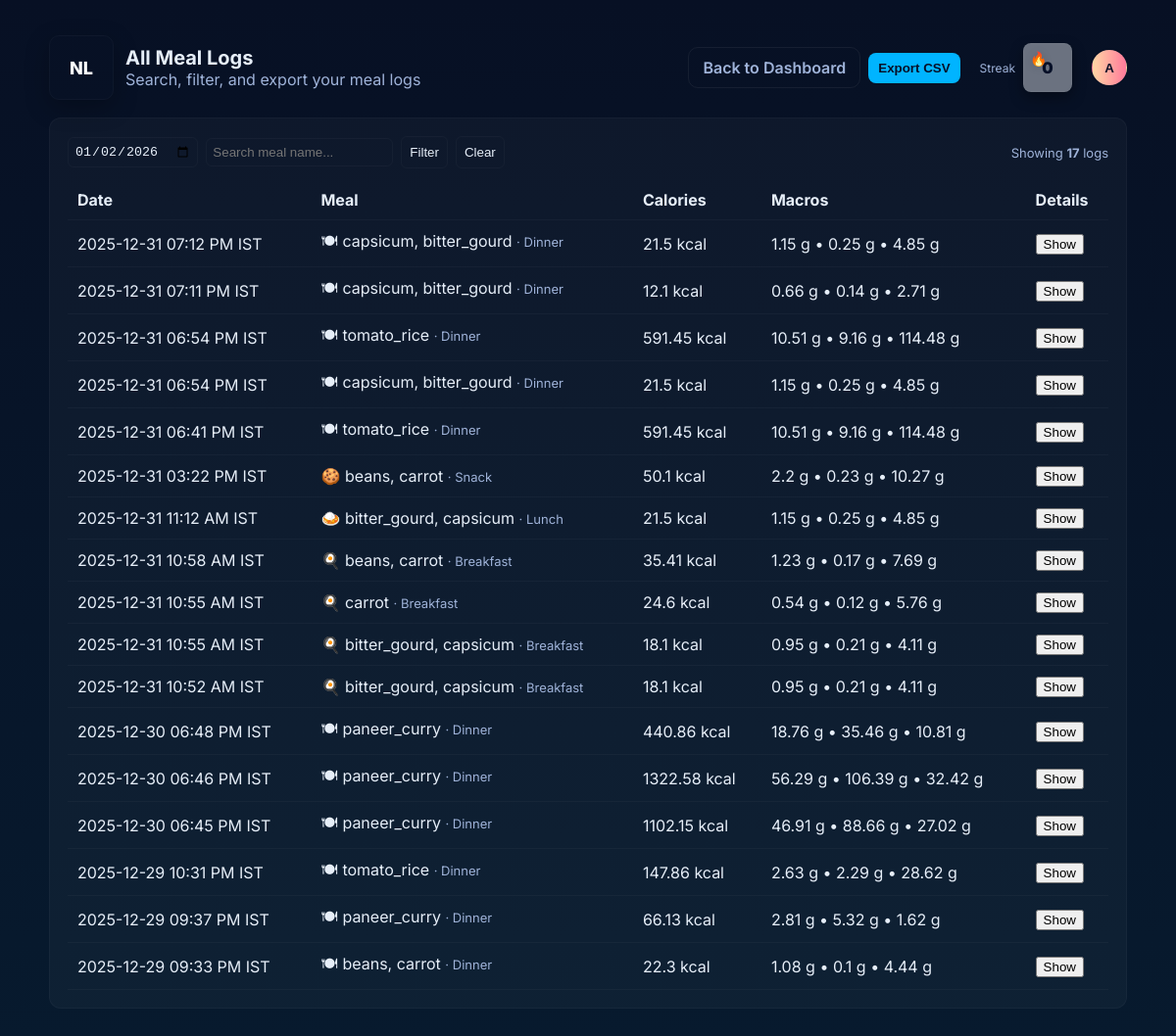
The app's page /analytics/logs/ (signed in), older data.
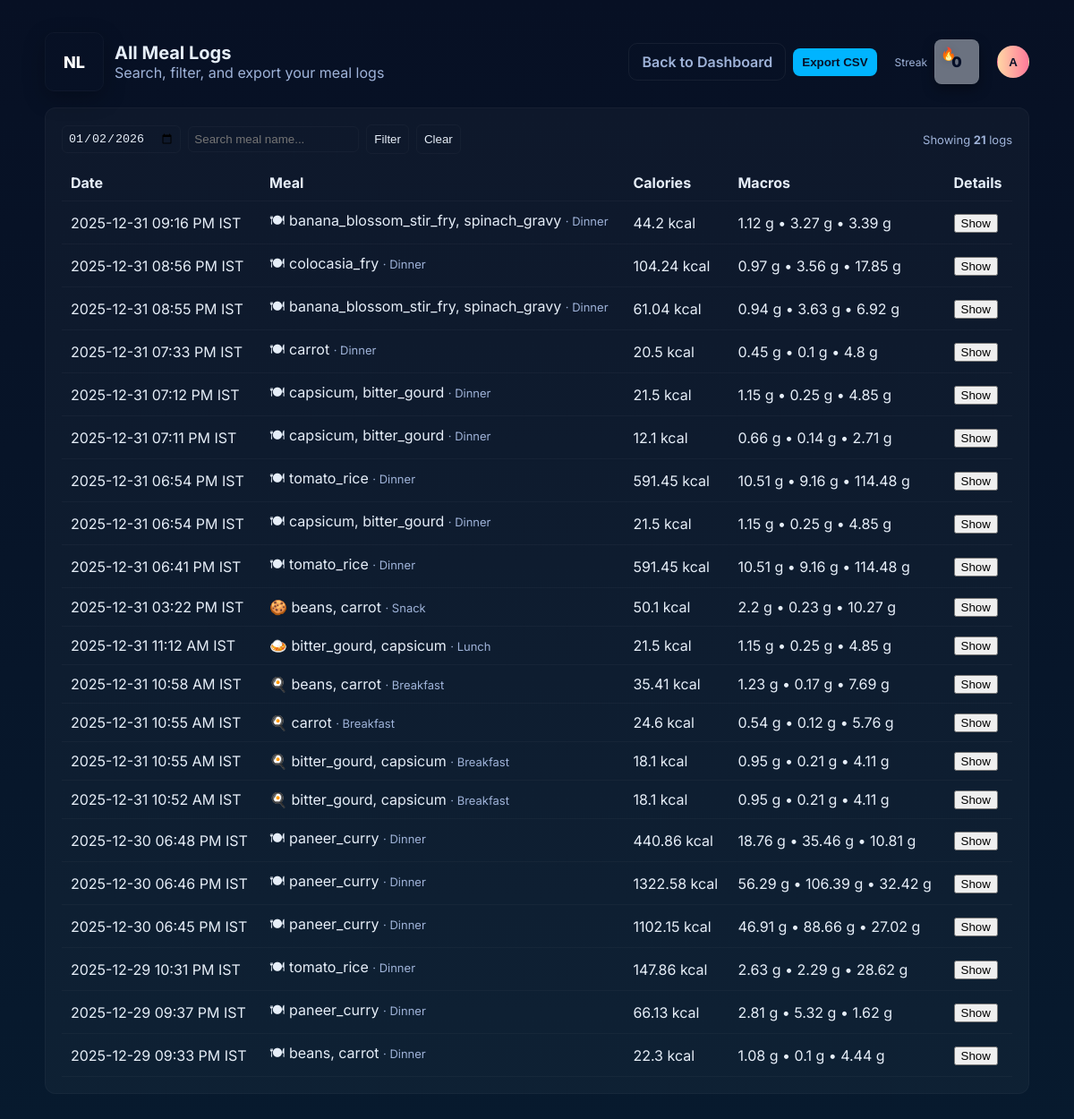
The same page, newer data.
### app/models.py (models this page shows, shortened)
class MealLog(models.Model):
    user = models.ForeignKey(User, on_delete=models.CASCADE)
    meal_name = models.CharField(max_length=100)
    meal_type = models.CharField(max_length=20, default='Other')
    calories = models.FloatField()
    protein_g = models.FloatField()
    fat_g = models.FloatField()
    carbs_g = models.FloatField()
    fiber_g = models.FloatField()
    items_json = models.TextField(null=True, blank=True)
    created_at = models.DateTimeField(auto_now_add=True)
    running_calories = models.FloatField(default=0)
    day_goal_achieved = models.BooleanField(default=False)

### app/views.py (the view, shortened to what this page needs)
# urls.py: path('analytics/logs/', analytics_logs, name='analytics_logs'),
@login_required
def analytics_logs(request):
    tz = ZoneInfo('Asia/Kolkata')
    qdate = request.GET.get('date')
    logs_qs = list(MealLog.objects.filter(user=request.user).order_by('-created_at'))
    IST = ZoneInfo('Asia/Kolkata')
    UTC = ZoneInfo('UTC')
    for _l in logs_qs:
        try:
            dt = _l.created_at
            if timezone.is_naive(dt):
                dt = timezone.make_aware(dt, UTC)
            _l.local_created = dt.astimezone(IST)
        except Exception:
            _l.local_created = _l.created_at
        try:
            hh = _l.local_created.hour
            if 4 <= hh < 11:
                _l.computed_type = 'Breakfast'
            elif 11 <= hh < 15:
                _l.computed_type = 'Lunch'
            elif 15 <= hh < 18:
                _l.computed_type = 'Snack'
            elif 18 <= hh < 23:
                _l.computed_type = 'Dinner'
            else:
                _l.computed_type = 'Other'
        except Exception:
            _l.computed_type = getattr(_l, 'meal_type', 'Other') or 'Other'
        _l.computed_icon = {'Breakfast':'🍳','Lunch':'🍛','Dinner':'🍽','Snack':'🍪','Other':'🍽'}.get(_l.computed_type, '🍽')
    return render(request, 'analytics_logs.html', {'logs': logs_qs, 'now': timezone.localtime(now(), tz)})

### app/context_processors.py (called while the page is built)
def streak(request):
    if not request.user or not request.user.is_authenticated:
        return {}
    days = 365
    series = date_range_series(request.user, days=days)
    active_dates = {s['date'].isoformat() for s in series if s['calories'] > 0}
    today = timezone.localtime(timezone.now(), TZ).date()
    streak_count = 0
    for i in range(days):
        d = (today - timezone.timedelta(days=i)).isoformat()
        if d in active_dates:
            streak_count += 1
        else:
            break
    if streak_count >= 30:
        color = '#ff7a00'  # blazing orange
    elif streak_count >= 7:
        color = '#ffb347'  # warm orange
    elif streak_count > 0:
        color = '#ffd1a4'  # light orange
    else:
        color = '#6b7280'  # gray (no streak)
    return {'streak': {'count': streak_count, 'color': color}, 'streak_date': today.isoformat()}

### templates/analytics_logs.html (shortened to what this page needs)
<!DOCTYPE html>
<html lang="en">
<head>
    {% load tz %}
    {% include 'partials/simple_animations_head.html' %}
</head>
<body>
<div class="container">
    <div class="header">
        <div style="display:flex;align-items:center;gap:12px">
            <div class="logo hover-lift" tabindex="0"><div class="logo-fallback" style="display:none;align-items:center;justify-content:center;width:100%;height:100%;font-weight:800;color:#fff">NL</div></div>
            <div>
                <div class="title">All Meal Logs</div>
                <div class="muted">Search, filter, and export your meal logs</div>
            </div>
        </div>
        <div class="controls">
            <a href="/" class="muted-btn" style="text-decoration: none;">Back to Dashboard</a>
            <button id="exportCsv" style="padding:8px 10px;border-radius:8px;border:none;background:#00b4ff;color:#071028;font-weight:700;cursor:pointer">Export CSV</button>
            {% if user.is_authenticated %}
            <div style="margin-left:12px;display:flex;align-items:center;gap:8px">
                <div style="font-size:12px;color:#9fb3d9">Streak</div>
                <a href="/analytics/logs/" style="text-decoration:none">
                    <div class="streak-badge hover-lift" tabindex="0" data-count="{{ streak.count }}" data-color="{{ streak.color }}" role="img" aria-label="{{ streak.count }} day streak">
                        <span class="streak-fire">🔥</span>
                        <span class="streak-num">{{ streak.count }}</span>
                    </div>
                </a>
            </div>
            <div style="margin-left:12px" class="profile-menu">
                <button id="profileBtn" class="profile-avatar hover-lift" tabindex="0" aria-haspopup="true" aria-expanded="false" title="{{ user.username }}">
                    <span class="initial">{{ user.username|slice:":1"|upper }}</span>
                </button>
            </div>
            {% endif %}
        </div>
    </div>
    <div style="margin-top:18px" class="card">
        <div style="display:flex;justify-content:space-between;align-items:center">
            <div style="display:flex;gap:8px;align-items:center;">
                <input id="filterDate" type="date" style="background:transparent;border:1px solid rgba(255,255,255,0.03);color:#e6eef8;padding:6px;border-radius:6px" value="{{ now|date:'Y-m-d' }}">
                <input id="q" placeholder="Search meal name..." style="background:transparent;border:1px solid rgba(255,255,255,0.03);color:#e6eef8;padding:6px;border-radius:6px">
                <button onclick="applyFilters()" style="padding:8px;border-radius:6px;border:1px solid rgba(255,255,255,0.03);background:transparent;color:#e6eef8;">Filter</button>
                <button onclick="clearFilters()" style="padding:8px;border-radius:6px;border:1px solid rgba(255,255,255,0.03);background:transparent;color:#e6eef8;">Clear</button>
            </div>
            <div class="muted-small">Showing <strong id="count">{{ logs|length }}</strong> logs</div>
        </div>
        <table id="logsTable">
            <thead>
                <tr><th>Date</th><th>Meal</th><th>Calories</th><th>Macros</th><th>Details</th></tr>
            </thead>
            <tbody>
                {% for log in logs %}
                <tr data-log-date="{{ log.local_created|date:'Y-m-d' }}" data-meal-name="{{ log.meal_name|lower }}">
                    <td>{{ log.created_at|timezone:'Asia/Kolkata'|date:'Y-m-d h:i A T' }}</td>
                    <td>{{ log.computed_icon }} {{ log.meal_name }} <span class="muted-small">· {{ log.computed_type }}</span></td>
                    <td>{{ log.calories }} kcal</td>
                    <td>{{ log.protein_g }} g • {{ log.fat_g }} g • {{ log.carbs_g }} g</td>
                    <td><button class="showItems">Show</button></td>
                </tr>
                {% empty %}
                <tr><td colspan="5" class="muted">No logs found.</td></tr>
                {% endfor %}
            </tbody>
        </table>
    </div>
</div>
</body>
</html>

Row changes from the older to the newer data that the page shows:
added MealLog: created_at "2025-12-31 09:16 PM IST", computed_icon "🍽", meal_name "banana_blossom_stir_fry, spinach_gravy", computed_type "Dinner", calories "44.2", protein_g "1.12", fat_g "3.27", carbs_g "3.39"
added MealLog: created_at "2025-12-31 08:56 PM IST", computed_icon "🍽", meal_name "colocasia_fry", computed_type "Dinner", calories "104.24", protein_g "0.97", fat_g "3.56", carbs_g "17.85"
added MealLog: created_at "2025-12-31 08:55 PM IST", computed_icon "🍽", meal_name "banana_blossom_stir_fry, spinach_gravy", computed_type "Dinner", calories "61.04", protein_g "0.94", fat_g "3.63", carbs_g "6.92"
added MealLog: created_at "2025-12-31 07:33 PM IST", computed_icon "🍽", meal_name "carrot", computed_type "Dinner", calories "20.5", protein_g "0.45", fat_g "0.1", carbs_g "4.8"
Text that changed along with them:
{{ logs|length }}: "17" → "21"
